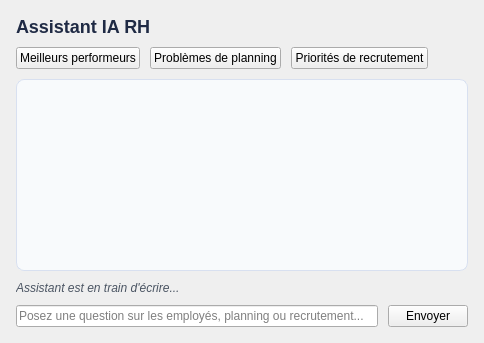
            <widget class="QWidget" name="assistantTab">
             <attribute name="title">
              <string>Assistant IA</string>
             </attribute>
             <layout class="QVBoxLayout" name="assistantTabLayout">
              <property name="spacing">
               <number>10</number>
              </property>
              <property name="leftMargin">
               <number>16</number>
              </property>
              <property name="topMargin">
               <number>16</number>
              </property>
              <property name="rightMargin">
               <number>16</number>
              </property>
              <property name="bottomMargin">
               <number>16</number>
              </property>
              <item>
               <widget class="QLabel" name="assistantTitleLabel">
                <property name="styleSheet">
                 <string notr="true">font-size: 18px; font-weight: 700; color: #1f2a44;</string>
                </property>
                <property name="text">
                 <string>Assistant IA RH</string>
                </property>
               </widget>
              </item>
              <item>
               <layout class="QHBoxLayout" name="assistantSuggestionsLayout">
                <item>
                 <widget class="QPushButton" name="assistantSuggestionTopBtn">
                  <property name="text">
                   <string>Meilleurs performeurs</string>
                  </property>
                 </widget>
                </item>
                <item>
                 <widget class="QPushButton" name="assistantSuggestionPlanningBtn">
                  <property name="text">
                   <string>Problèmes de planning</string>
                  </property>
                 </widget>
                </item>
                <item>
                 <widget class="QPushButton" name="assistantSuggestionRecruitBtn">
                  <property name="text">
                   <string>Priorités de recrutement</string>
                  </property>
                 </widget>
                </item>
                <item>
                 <spacer name="assistantSuggestionsSpacer">
                  <property name="orientation">
                   <enum>Qt::Orientation::Horizontal</enum>
                  </property>
                  <property name="sizeHint" stdset="0">
                   <size>
                    <width>40</width>
                    <height>20</height>
                   </size>
                  </property>
                 </spacer>
                </item>
               </layout>
              </item>
              <item>
               <widget class="QListWidget" name="assistantChatList">
                <property name="styleSheet">
                 <string notr="true">QListWidget { background: #f8fafc; border: 1px solid #d8e0f0; border-radius: 8px; }
QListWidget::item { padding: 10px; margin: 4px; border-radius: 6px; }</string>
                </property>
               </widget>
              </item>
              <item>
               <widget class="QLabel" name="assistantTypingLabel">
                <property name="styleSheet">
                 <string notr="true">color: #4b5563; font-style: italic;</string>
                </property>
                <property name="text">
                 <string>Assistant est en train d'écrire...</string>
                </property>
               </widget>
              </item>
              <item>
               <layout class="QHBoxLayout" name="assistantComposerLayout">
                <item>
                 <widget class="QLineEdit" name="assistantInput">
                  <property name="placeholderText">
                   <string>Posez une question sur les employés, planning ou recrutement...</string>
                  </property>
                 </widget>
                </item>
                <item>
                 <widget class="QPushButton" name="assistantSendBtn">
                  <property name="text">
                   <string>Envoyer</string>
                  </property>
                 </widget>
                </item>
               </layout>
              </item>
             </layout>
            </widget>
